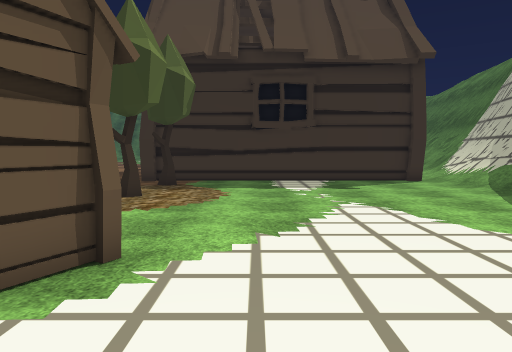
view 1 (above)

24 first-person views from a walk through a Unity game level. The camera is 1.4 m above the floor, tilts 4° down and sees 70° across. The floor is counted in squares, 1 m on a side. Each view is taken from the middle of a square. On the plan, view 1 faces up. The plan holds only what a view shows up to about 16 squares ahead; the rest is blank. The place goes on beyond the plan. The player is left out. Some surface patterns are stand-ins.

view 2
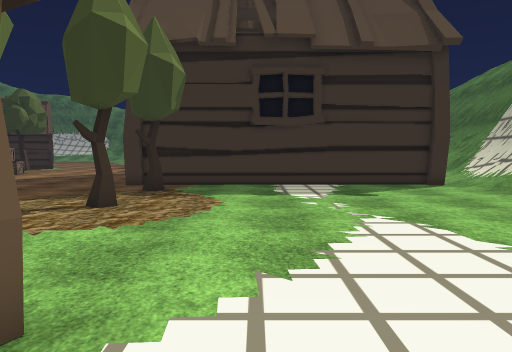

view 3
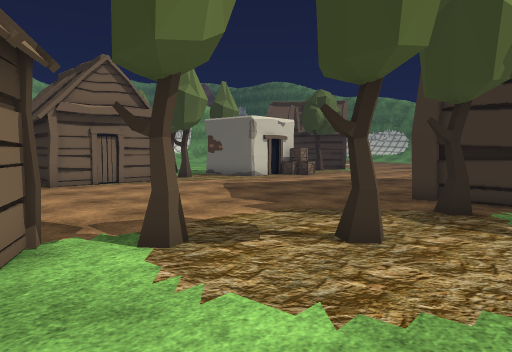

view 4
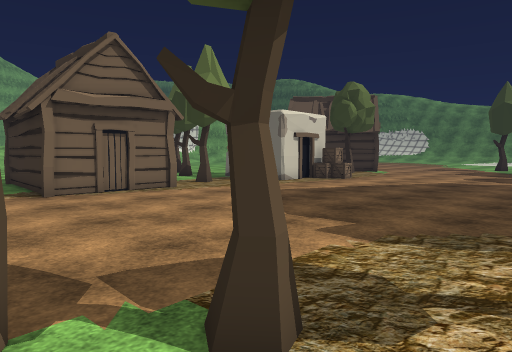

view 5
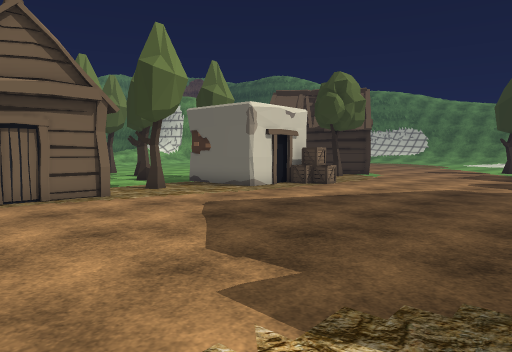

view 6
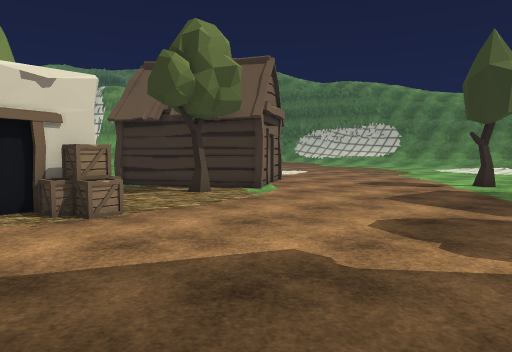

view 7
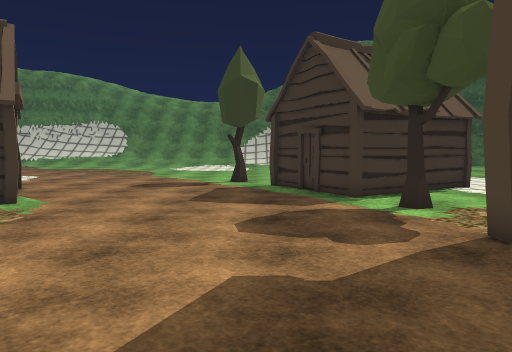

view 8
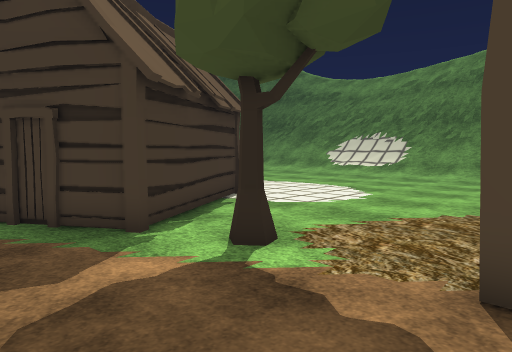

view 9
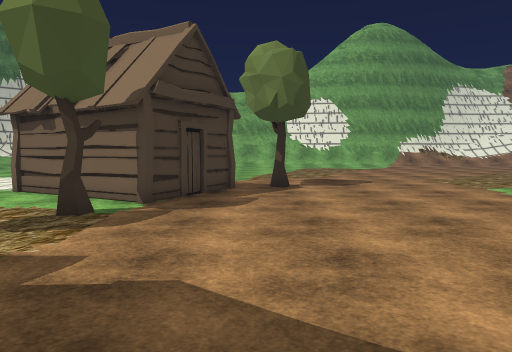

view 10
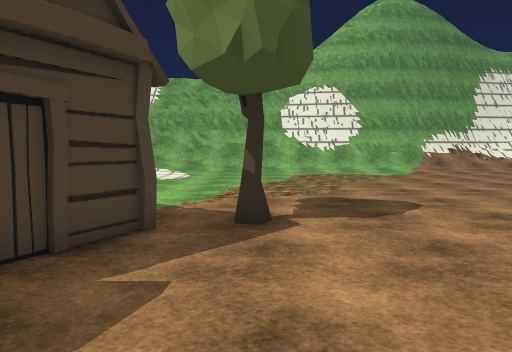

view 11
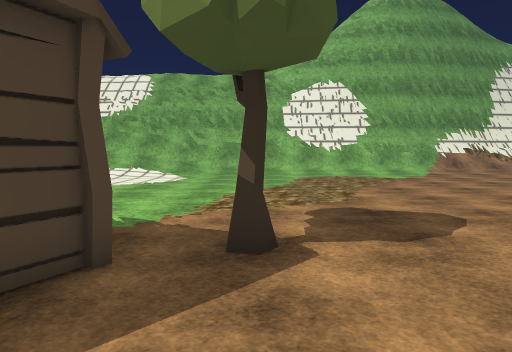

view 12
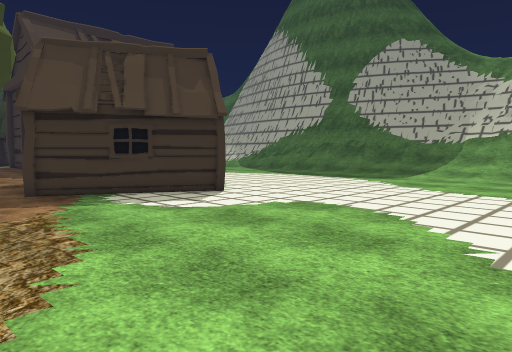

view 13
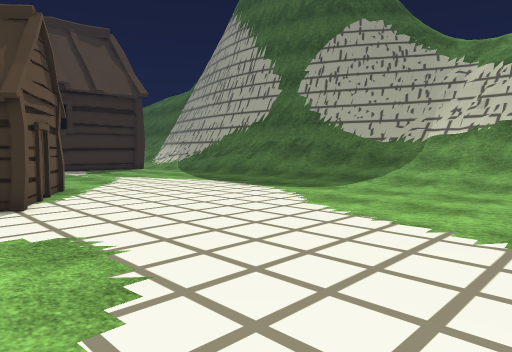

view 14
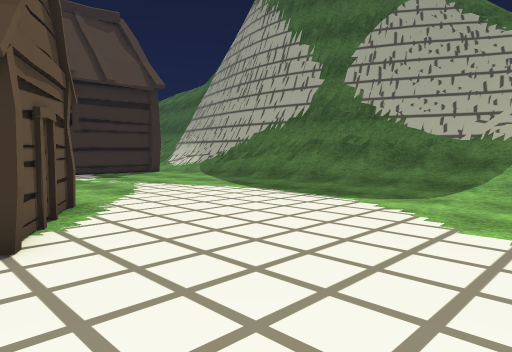

view 15
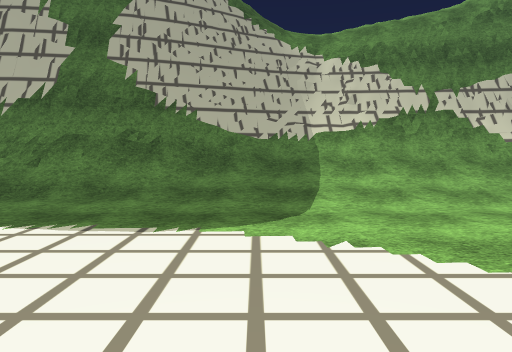

view 16
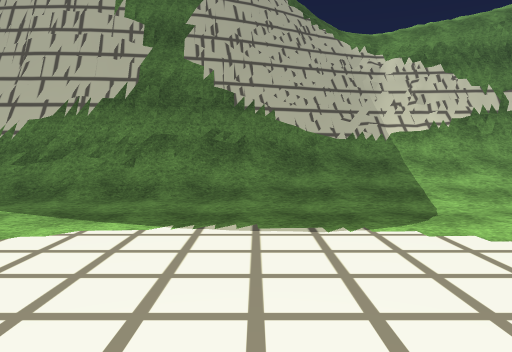

view 17
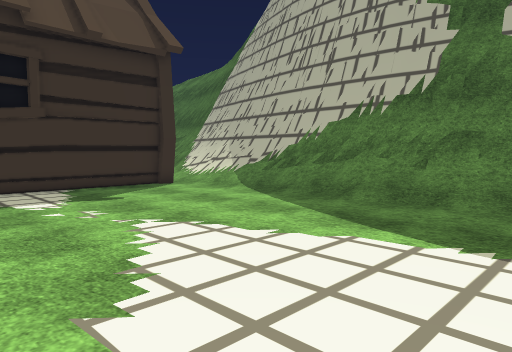

view 18
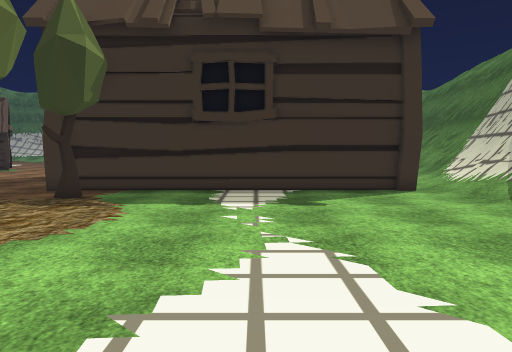

view 19
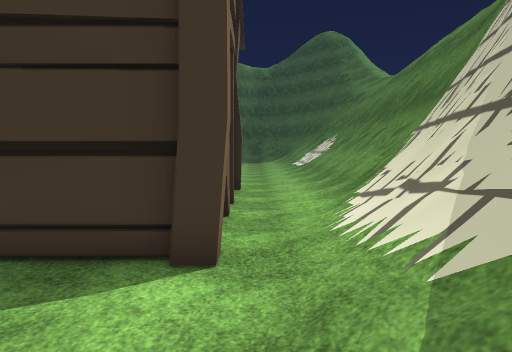

view 20
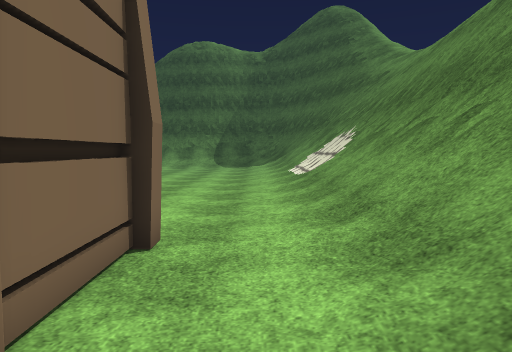

view 21
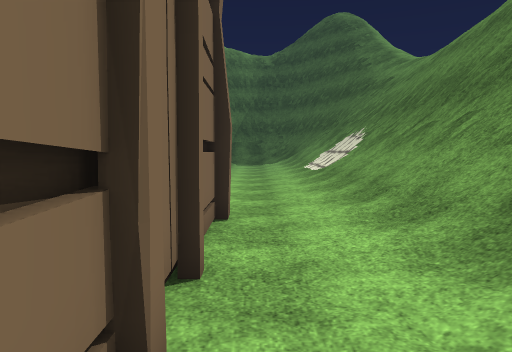

view 22
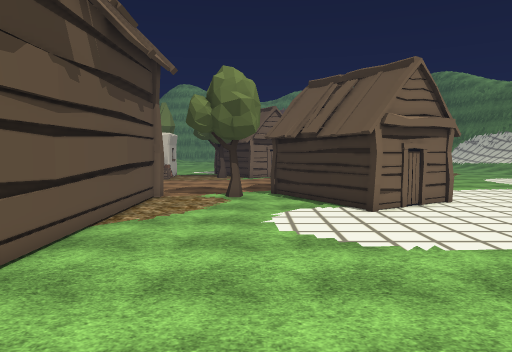

view 23
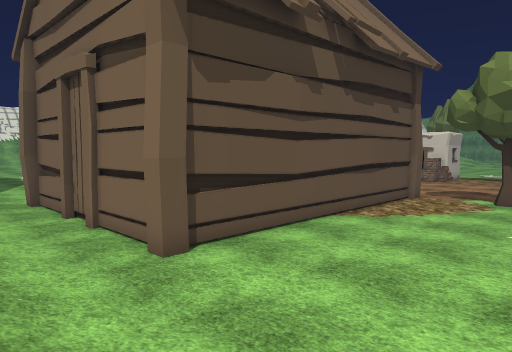

view 24
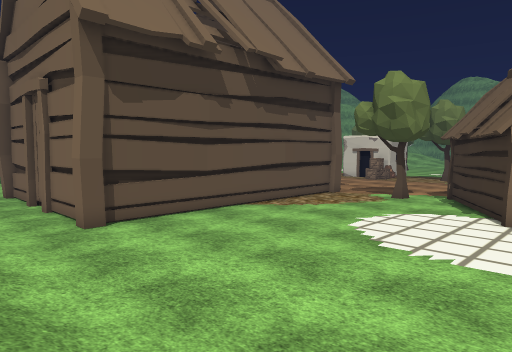

### Floor plan
Key: @ floor where view 1 was taken; # wall or solid block; . main floor; : floor 0.25 m higher than the main floor; + floor 2.25 m higher than the main floor; / step, stairs or slope; = window, fence, low wall or low ledge; v drop or lower ground; T tree; H hut; C crate; O other object.
Columns run from 20 left of view 1 to 15 right of it. Each row starts with its distance up from view 1.
 36   ........T.     HH..... .....////=v
 35   ..........H     H...........////=v
 34   ..........H     HH..........////#v
 33   H..........H   HH...........///+#v
 32    H.........HHHH.............////#v
 31    HH.........H...............///###
 30     HH........................///=##
 29    HH..........T..............///=##
 28  HH.T.........................///=##
 27 HH..T.........................///###
 26  ..............#############..///=#
 25    ............##         ##..///=#
 24   OO O.........            #..///=#
 23      CC........            #..//=##
 22     #C........             #..//##
 21     ##........             #..//##
 20  O####.........            #../=##
 19   .............            #.//=#
 18  ..............            #.//##
 17  .TT...........#############///##
 16  ............................/##
 15     H...........TT.........../=#
 14     H......................../=#
 13     H......................../=#
 12     H......................../=#
 11 HHH H...........T............/=#
 10 HHHHH.......................//##
  9    ...........T.............//=#
  8     ........................//=##
  7    ..........HH.............//=##
  6   ..........H  HH...........///##
  5   ..........H   HHH.........///=#
  4  ..........H      H.........///=#
  3 .........T..HH   H..........///=##
  2 .............HHHHH..........////##
  1 ...............HH...........:///=##
  0   ..................@.......////###
 -1  ...........................:///==#
 -2  ...........................///// #
 -3 ............................//////=
 -4 ............................//////=
 -5 ............................//////#
 -6 ............................/////=#
 -7 .............................////=#
 -8 ......... .............      ////=#
 -9         .     .               ///=#

Positions as (right, up) in squares from view 1, and headings:
1: (0, 0), facing up
2: (0, 2), facing up
3: (-1, 6), facing up-left
4: (-4, 7), facing up-left
5: (-5, 10), facing up-left
6: (-6, 20), facing up-left
7: (-9, 20), facing up
8: (-9, 25), facing up-right
9: (-10, 17), facing down
10: (-11, 10), facing down
11: (-11, 8), facing down
12: (-12, -9), facing up-right
13: (-6, -9), facing up-right
14: (-5, -5), facing up-right
15: (-2, 0), facing right
16: (-2, 3), facing right
17: (-1, 3), facing up-right
18: (2, 4), facing up
19: (8, 12), facing up
20: (9, 20), facing up
21: (8, 18), facing up
22: (11, 30), facing left
23: (11, 32), facing down-left
24: (11, 36), facing down-left
